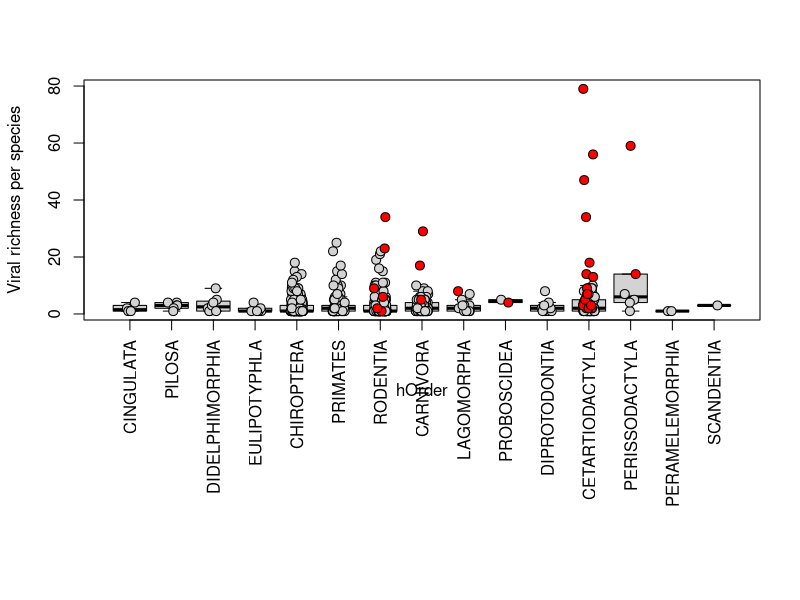

The R source for this figure: (Note: this script raises an error after producing the figure.)
rm(list=ls()) 
options(stringsAsFactors=F)
require(ggplot2)
library(dplyr)
set.seed(0)

asc <- read.csv("data/HP3.assocV41_FINAL.csv", header=T, strip.white = T)
h <- read.csv("data/HP3.hostv42_FINAL.csv", header=T, strip.white = T)
v <- read.csv("data/HP3.virus_v45.csv", header=T, strip.white = T)
asc_noHoSa <- asc[asc$hHostNameFinal!="Homo_sapiens", ]

h <- h[h$hHostNameFinal != "Homo_sapiens",]  #drop humans

### NEW FIG 1, HP3, revised from code from 14 Dec 2014
head(h)
#to calculate proportion shared and order new plot
#h$hOrder <- as.factor(h$hOrder) #doesn't work without this

#order boxplot
#create ordered box plot, based on mean proportion shared with humans
h$prop_human <- h$vHoSaRich/h$vir_rich

hw <- h[h$hWildDomFAO=="wild", ] 
hd <- h[h$hWildDomFAO=="domestic", ] 

order_propshared <- h %>% 
  group_by(hOrder) %>% 
  summarize(prop_human_mean_order = mean(prop_human)) %>%
  arrange(desc(prop_human_mean_order))
  
h2 <- merge(h, order_propshared, by="hOrder")

h2 <- h2 %>% 
  arrange(desc(prop_human_mean_order))  # arrange by mean proportion zoonotic by order

order_propshared
h2$hOrder <- ordered(h2$hOrder, levels=c( "CINGULATA", "PILOSA","DIDELPHIMORPHIA", "EULIPOTYPHLA", 
                "CHIROPTERA", "PRIMATES", "RODENTIA", "CARNIVORA", "LAGOMORPHA", "PROBOSCIDEA", "DIPROTODONTIA",
                 "CETARTIODACTYLA", "PERISSODACTYLA",  "PERAMELEMORPHIA", "SCANDENTIA"))

h2w <- h2[h2$hWildDomFAO=="wild", ] 
h2d <- h2[h2$hWildDomFAO=="domestic", ] 

unique(h2w$hOrder)
unique(h2d$hOrder)

h3w <- subset(h2, hWildDomFAO=="wild", drop=F) 
h3d <- subset(h2, hWildDomFAO=="domestic", drop=F)
?subset
levels(h3w$hOrder)
unique(h3w$hOrder)  
unique(h3d$hOrder)  #NOT WORKING, still dropping levels

#par(mfrow=c(2, 1))
#par(mar=c(10,3,3,3))
## FIG 1A
par(mar=c(14,4.2,4,2))
boxplot(vir_rich ~ hOrder, data=h2, vertical = TRUE, ylab="Viral richness per species",
        col="lightgray", main="", outcol=NA, las=3)
#one stripchart for wild values
stripchart(vir_rich ~ hOrder, data=h3w, 
           vertical = TRUE, method = "jitter", jitter=0.15,
           pch = 21, col = "black", bg = "lightgrey", 
           add = T, cex=1.2) 
#another for domestic
stripchart(vir_rich ~ hOrder, data=h3d, 
           vertical = TRUE, method = "jitter", jitter=0.15,
           pch = 21, col = "black", bg = "red", 
           add = T, cex=1.2) 
#mtext("1A", 2, adj=5, las=1) #not set right

##FIG 1B
par(mar=c(14,4,4,2)+0.1)

boxplot(propHoSa ~ hOrder, data=h, vertical = TRUE, ylab="Proportion human viruses",
        col="lightgray", main="", outcol=NA, las=3)

stripchart(propHoSa ~ hOrder, data=hw, 
           vertical = TRUE, method = "jitter", jitter=0.15,
           pch = 21, col = "black", bg = "lightgrey", 
           add = T, cex=1.2) 

stripchart(propHoSa ~ hOrder, data=hd, 
           vertical = TRUE, method = "jitter", jitter=0.15,
           pch = 21, col = "black", bg = col, 
           add = T, cex=1.2) 

## Viral richness with wild and dom stripplot, ordered by proportion shared - 15 Dec 2014

## post hoc test of significance for proportion zoonotic viruses

a2 <- aov(propHoSa ~ hOrder, data=h)
summary(a2) #hOrder is signif
pairwise.t.test(h$propHoSa, h$hOrder, p.adj = "bonf")
TukeyHSD(a2)


#### END HP3 FIG 1
